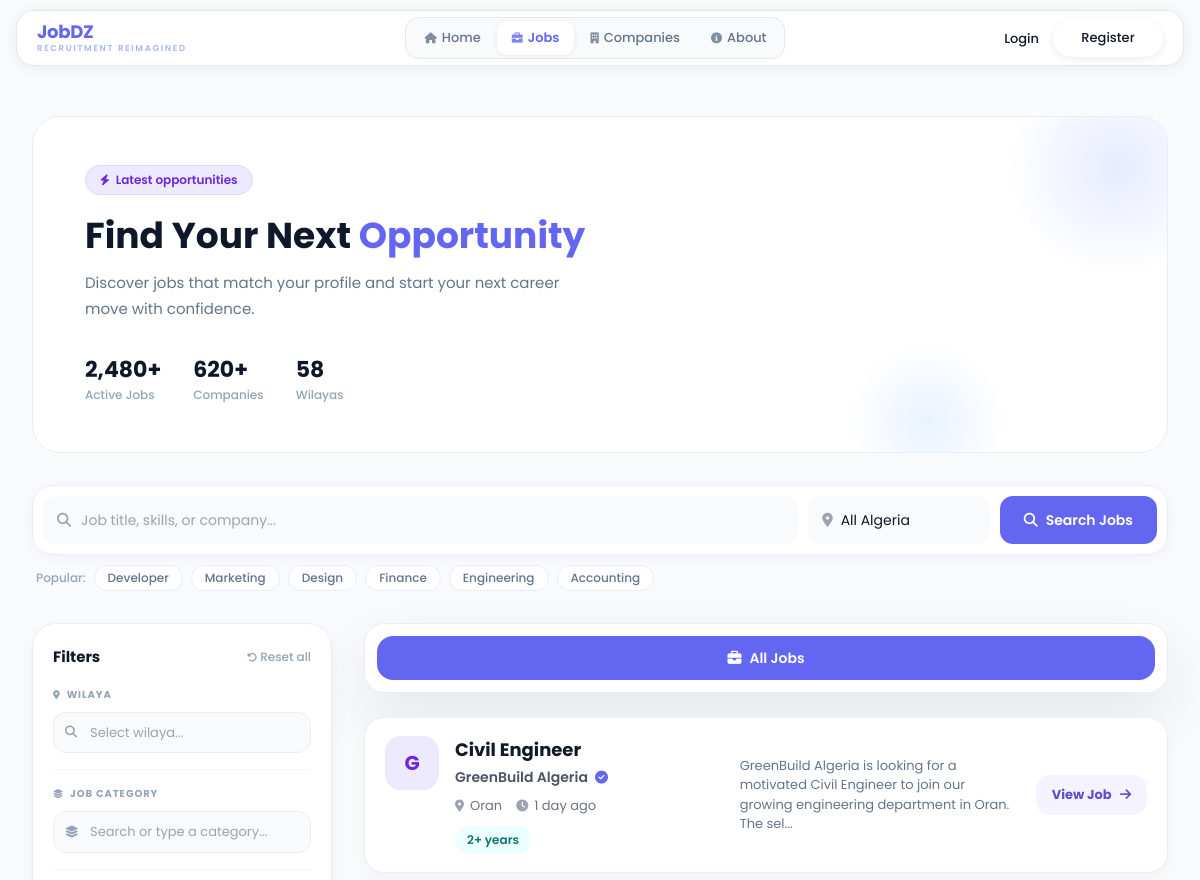
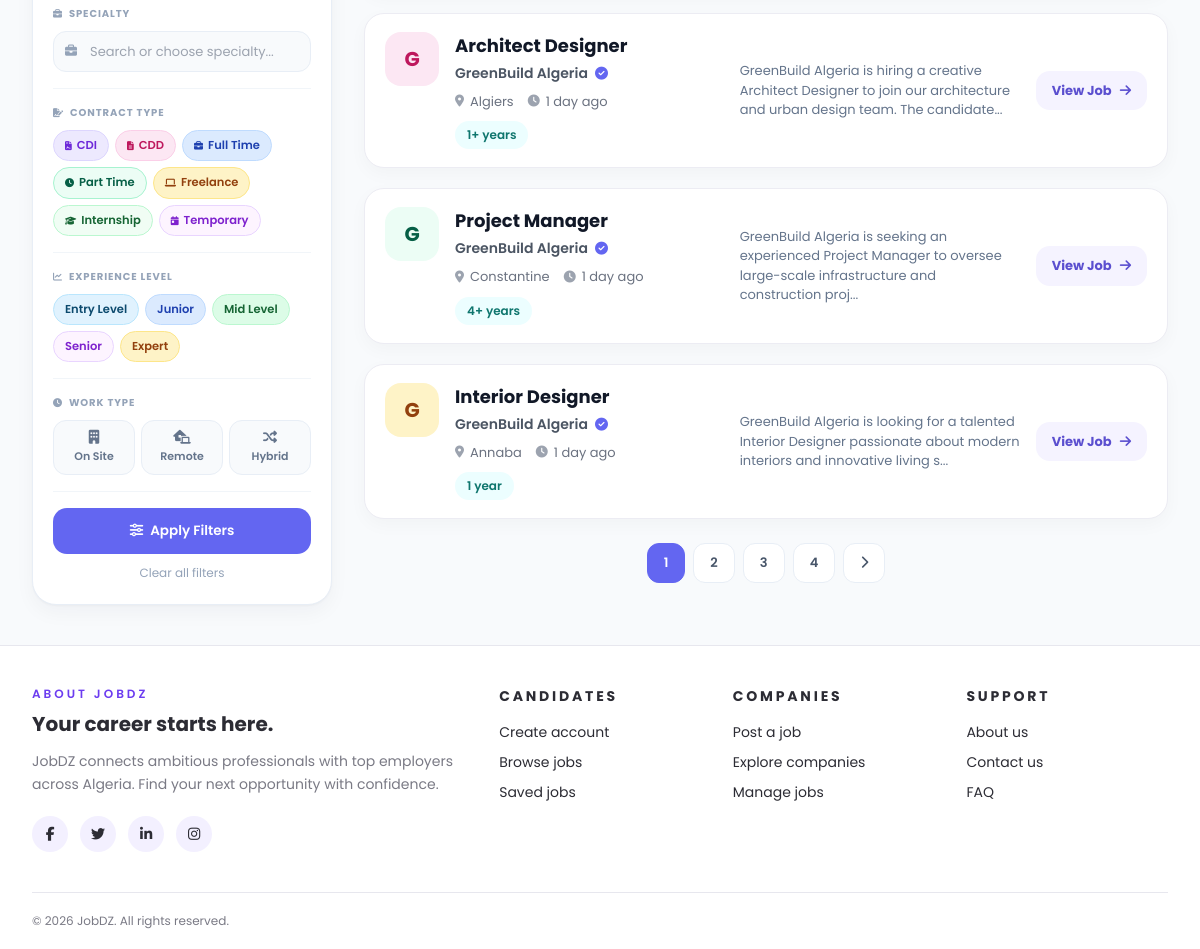
Page /job.php on the committed database (2 pictures, top to bottom).
### tables this page shows
CREATE TABLE `jobs` (
  `id` int(11) NOT NULL,
  `user_id` int(11) NOT NULL,
  `title` varchar(255) NOT NULL,
  `description` text DEFAULT NULL,
  `requirements` text DEFAULT NULL,
  `responsibilities` text DEFAULT NULL,
  `specialty` varchar(100) DEFAULT NULL,
  `category` varchar(100) DEFAULT NULL,
  `city` varchar(100) DEFAULT NULL,
  `contract_type` varchar(50) DEFAULT NULL,
  `salary` varchar(100) DEFAULT NULL,
  `skills` text DEFAULT NULL,
  `benefits` text DEFAULT NULL,
  `created_at` timestamp NOT NULL DEFAULT current_timestamp(),
  `expires_at` datetime DEFAULT NULL,
  `work_mode` varchar(50) DEFAULT NULL,
  `experience` varchar(50) DEFAULT NULL,
  `status` enum('open','closed') DEFAULT 'open',
  `views_count` int(11) DEFAULT 0,
  `applications_count` int(11) DEFAULT 0,
  `experience_level` varchar(100) NOT NULL DEFAULT '',
  `education_level` varchar(100) DEFAULT NULL,
  `language_required` varchar(255) DEFAULT NULL,
  `duration_days` int(11) NOT NULL DEFAULT 3
);

CREATE TABLE `companies_profiles` (
  `id` int(11) NOT NULL,
  `user_id` int(11) NOT NULL,
  `company_name` varchar(255) DEFAULT NULL,
  `industry` varchar(100) DEFAULT NULL,
  `size` varchar(50) DEFAULT NULL,
  `founded_year` year(4) DEFAULT NULL,
  `employees_count` int(11) DEFAULT NULL,
  `phone` varchar(20) DEFAULT NULL,
  `email` varchar(255) DEFAULT NULL,
  `city` varchar(100) DEFAULT NULL,
  `address` varchar(255) DEFAULT NULL,
  `website` varchar(255) DEFAULT NULL,
  `description` text DEFAULT NULL,
  `specialties` text DEFAULT NULL,
  `benefits` text DEFAULT NULL,
  `mission` text DEFAULT NULL,
  `vision` text DEFAULT NULL,
  `working_hours` varchar(100) DEFAULT NULL,
  `is_verified` tinyint(1) DEFAULT 0,
  `updated_at` timestamp NOT NULL DEFAULT current_timestamp() ON UPDATE current_timestamp(),
  `logo_url` varchar(255) DEFAULT NULL,
  `cover_image` varchar(255) DEFAULT NULL,
  `linkedin` varchar(255) DEFAULT NULL,
  `facebook` varchar(255) DEFAULT NULL,
  `twitter` varchar(255) DEFAULT NULL,
  `instagram` varchar(255) DEFAULT NULL,
  `github` varchar(255) DEFAULT NULL,
  `rating` decimal(2,1) DEFAULT 0.0,
  `total_reviews` int(11) DEFAULT 0,
  `reviews_count` int(11) DEFAULT 0,
  `profile_views` int(11) DEFAULT 0
);

### job.php (the view, shortened to what the rows shown need)
<?php
require_once 'config.php';
require_once 'functions.php';
$perPage = 4;
$page = isset($_GET['page']) ? max(1, intval($_GET['page'])) : 1;
$offset = ($page - 1) * $perPage;
$search     = trim($_GET['q']          ?? '');
$city       = trim($_GET['city']       ?? '');
$specialty  = trim($_GET['specialty']  ?? '');
$category   = trim($_GET['category']   ?? '');
$contract   = trim($_GET['contract']   ?? '');
$experience = trim($_GET['experience'] ?? '');
$worktime   = trim($_GET['worktime']   ?? '');
$tab        = $_GET['tab'] ?? 'all';
$allJobs = [];
if ($tab === 'recommended' && isLoggedIn() && $_SESSION['user']['role'] === 'candidate') {
    $candidateProfile = getCandidateProfile($_SESSION['user']['id']);
    $allJobs = getRecommendedJobs($candidateProfile, $search, $city, $category, $specialty, $contract, $experience);
} else {
    $allJobs = searchJobs($search, $city, $category, $specialty, $contract, $experience, $worktime);
}
$jobs       = array_slice($allJobs ?? [], $offset, $perPage);
?>
<!DOCTYPE html>
<html lang="en">
<head>
    <?php $pageTitle = 'Jobs | JobDZ';
    include 'includes/tailwind-head.php'; ?>
    <link rel="stylesheet" href="css/all.min.css">
    <link rel="stylesheet" href="css/global.css">
    <link rel="stylesheet" href="css/jobs.css">
</head>
<body class="text-slate-900">
    <main class="mx-auto max-w-7xl px-4 py-10 sm:px-6 lg:px-8">
        <div class="space-y-8">
            <section class="hero-section">
                <h1>Find Your Next <span>Opportunity</span></h1>
            </section>
            <div class="grid gap-8 lg:grid-cols-[300px_1fr] items-start">
                <section class="space-y-6">
                    <div class="flex flex-col gap-5">
                        <?php if (empty($jobs)): ?>
                            <div class="empty-state">
                                <div class="es-icon"><i class="fas fa-briefcase"></i></div>
                                <h3>No jobs match your search</h3>
                                <p>
                                    <?php if (!empty($search)): ?>
                                        We couldn't find any jobs for <strong>"<?php echo e($search); ?>"</strong>.
                                        Try different keywords or remove some filters.
                                    <?php else: ?>
                                        No jobs found with the current filters.<br>Try adjusting or clearing them.
                                    <?php endif; ?>
                                </p>
                                <div style="display:flex; gap:10px; justify-content:center; flex-wrap:wrap;">
                                    <a href="job.php?tab=<?php echo e($tab); ?>" class="es-reset-btn">
                                        <i class="fas fa-rotate-left"></i> Clear filters
                                    </a>
                                    <?php if (isset($_SESSION['user']) && $_SESSION['user']['role'] === 'candidate'): ?>
                                        <a href="create_alert.php?q=<?php echo urlencode($search); ?>&city=<?php echo urlencode($city); ?>&category=<?php echo urlencode($category); ?>&specialty=<?php echo urlencode($specialty); ?>&contract=<?php echo urlencode($contract); ?>&experience=<?php echo urlencode($experience); ?>&worktime=<?php echo urlencode($worktime); ?>"
                                            style="display:inline-flex;align-items:center;gap:7px;background:white;color:#6366f1;font-weight:600;border:1.5px solid #c7d2fe;border-radius:14px;padding:11px 22px;font-size:13.5px;cursor:pointer;text-decoration:none;transition:.2s;">
                                            <i class="fas fa-bell"></i> Create job alert
                                        </a>
                                    <?php endif; ?>
                                </div>
                            </div>
                        <?php else: ?>
                            <?php
                            $avatarStyles = [
                                'background:#ede9fe;color:#6d28d9;',
                                'background:#fce7f3;color:#be185d;',
                                'background:#ecfdf5;color:#065f46;',
                                'background:#fef3c7;color:#92400e;',
                                'background:#dbeafe;color:#1e40af;',
                                'background:#fdf4ff;color:#7e22ce;',
                            ];
                            $idx = 0;
                            ?>
                            <?php foreach ($jobs as $resultJob): ?>
                                <?php
                                $avatarStyle = $avatarStyles[$idx % count($avatarStyles)];
                                $initial = strtoupper(substr($resultJob['company_name'] ?? 'J', 0, 1));
                                $idx++;
                                ?>
                                <a href="job_details.php?id=<?php echo $resultJob['id']; ?>&tab=job" class="modern-job-card">
                                    <div class="job-left">
                                        <div class="company-avatar" style="<?php echo $avatarStyle; ?>">
                                            <?php echo $initial; ?>
                                        </div>
                                        <div class="job-main-info">
                                            <h3 class="job-title"><?php echo e($resultJob['title']); ?></h3>
                                            <div class="job-company">
                                                <?php echo e($resultJob['company_name']); ?>
                                                <i class="fas fa-check-circle verified-icon"></i>
                                            </div>
                                            <div class="job-meta">
                                                <span><i class="fas fa-map-marker-alt"></i><?php echo e($resultJob['city']); ?></span>
                                                <span><i class="fas fa-clock"></i><?php echo timeAgo($resultJob['created_at']); ?></span>
                                            </div>
                                            <div class="job-tags">
                                                <?php if (!empty($resultJob['experience'])): ?>
                                                    <span class="modern-tag soft"><?php echo e($resultJob['experience']); ?></span>
                                                <?php endif; ?>
                                            </div>
                                        </div>
                                    </div>
                                    <div class="job-description">
                                        <?php echo e(substr($resultJob['description'], 0, 120)); ?>...
                                    </div>
                                    <div class="job-right">
                                        <span class="view-job-btn">
                                            View Job <i class="fas fa-arrow-right"></i>
                                        </span>
                                    </div>
                                </a>
                            <?php endforeach; ?>
                        <?php endif; ?>
                    </div>
                </section>
            </div>
        </div>
    </main>
</body>
</html>

### rows in the picture
jobs: companies_profiles.company_name "G", title "Civil Engineer", companies_profiles.company_name "GreenBuild Algeria", city "Oran", created_at "1 day ago", experience "2+ years", description "GreenBuild Algeria is looking for a motivated Civil Engineer to join our growing engineering department in Oran. The sel"
jobs: companies_profiles.company_name "G", title "Architect Designer", companies_profiles.company_name "GreenBuild Algeria", city "Algiers", created_at "1 day ago", experience "1+ years", description "GreenBuild Algeria is hiring a creative Architect Designer to join our architecture and urban design team. The candidate"
jobs: companies_profiles.company_name "G", title "Project Manager", companies_profiles.company_name "GreenBuild Algeria", city "Constantine", created_at "1 day ago", experience "4+ years", description "GreenBuild Algeria is seeking an experienced Project Manager to oversee large-scale infrastructure and construction proj"
jobs: companies_profiles.company_name "G", title "Interior Designer", companies_profiles.company_name "GreenBuild Algeria", city "Annaba", created_at "1 day ago", experience "1 year", description "GreenBuild Algeria is looking for a talented Interior Designer passionate about modern interiors and innovative living s"

### other values in the picture
$item['label'] "Home"
$item['label'] "Jobs"
$item['label'] "Companies"
$item['label'] "About"
$displayJobs "2,480"
$displayCompanies "620"
$displayWilayas "58"
$tag "Developer"
$tag "Marketing"
$tag "Design"
$tag "Finance"
$tag "Engineering"
$tag "Accounting"
$opt['label'] "CDI"
$opt['label'] "CDD"
